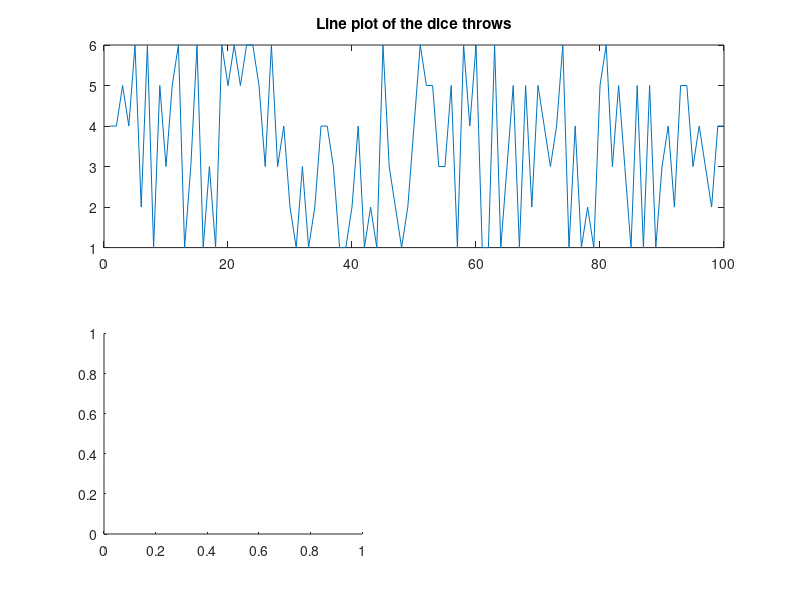

This chart was generated by the following MATLAB code: (Note: this script raises an error after producing the figure.)
%% Part 1: dice throws

% Set number of throws:
N_throws = 100;

% Generate random integers between 1 and 6:
dice = randi(6,N_throws,1); % randi(max value, first dimension, second dimension)
% OR 
%a = 0; b = 6;
%dice = rand(a + (b-a).*rand(N_throws,1);

% Display the corresponding histogram:
figure;
subplot(2,2,[1 2]);
plot(dice);
title('Line plot of the dice throws');

subplot(2,2,3);
histogram(dice,0.5:1:6.5); % like linspace but using the centre of the bins, ie 0.5 instead of 0
title(['Histogram of ',num2str(N_throws),' dice throws']);

% increase to 2000

N_throws = 2000;
dice = randi(6,N_throws,1);
% or 
%a = 0; b = 6;
%dice = rand(a + (b-a).*rand(N_throws,1);

subplot(2,2,4);
histogram(dice,0.5:1:6.5);
title(['Histogram of ',num2str(N_throws),' dice throws']);



%% Part 2: y = tan(x)

x = linspace(-pi/2,pi/2,101);
% or 
%step_size = pi/101;
%x = -pi/2:step_size:pi/2;
y = tan(x);

figure;
subplot(1,2,1)
plot(x,y);
xlabel('x');
ylabel('y = tan(x)');
title('No axis limits');

subplot(1,2,2);
plot(x,y,'linestyle','--','linewidth',3,'color','r');
axis([min(x) max(x) -10 10]);
xlabel('x');
ylabel('y = tan(x)');
title('With axis limits');
